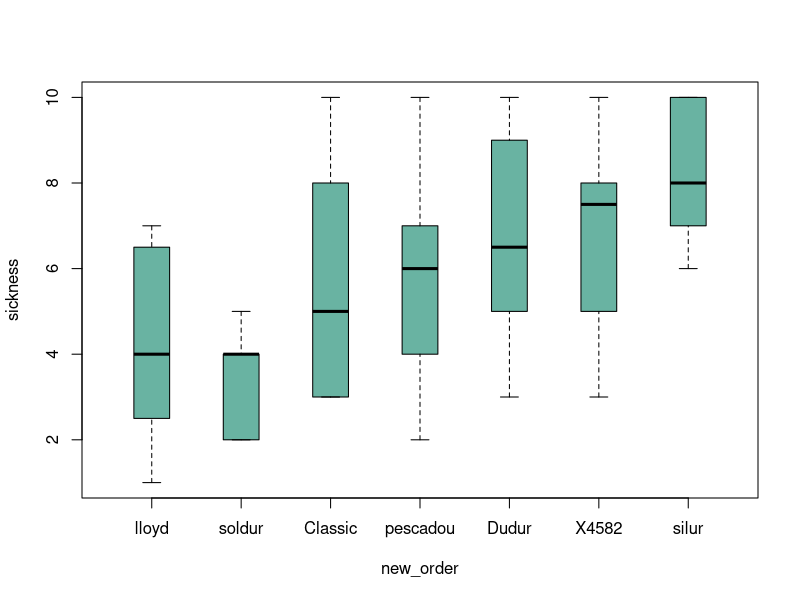
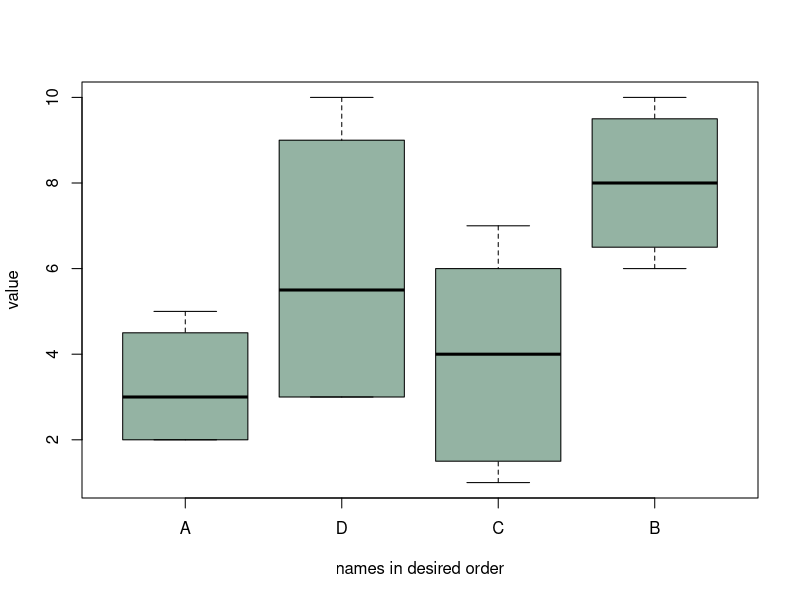
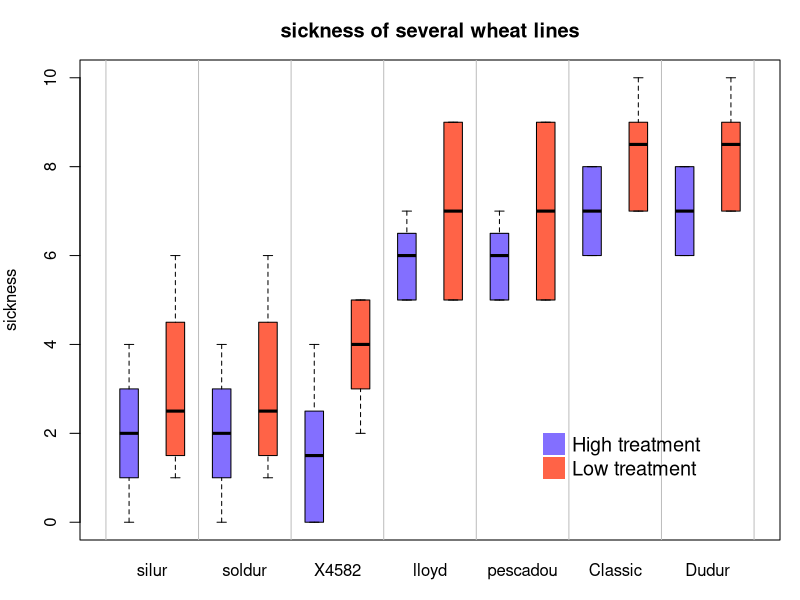

R code for these plots, in order: (Note: this script raises an error after producing the figures.)
## ---- chunk 1
knitr::opts_chunk$set( warning=FALSE, message=FALSE)
## ---- chunk 2
# Create data : 7 varieties / 20 samples per variety / a numeric value for each sample
variety <- rep( c("soldur", "silur", "lloyd", "pescadou", "X4582", "Dudur", "Classic"), each=20)
note <- c( sample(2:5, 20 , replace=T) , sample(6:10, 20 , replace=T),
        sample(1:7, 30 , replace=T), sample(3:10, 70 , replace=T) )
data <- data.frame(variety, note)
 
# Create a vector named "new_order" containing the desired order, and ask to boxplot using this vector !
new_order <- with(data, reorder(variety , note, median , na.rm=T))
 
# And draw the boxplot
boxplot(data$note ~ new_order , ylab="sickness" , col="#69b3a2", boxwex=0.4 , main="")
## ---- chunk 3
#Creating data 
names <- c(rep("A", 20) , rep("B", 20) , rep("C", 20), rep("D", 20))
value <- c( sample(2:5, 20 , replace=T) , sample(6:10, 20 , replace=T), 
       sample(1:7, 20 , replace=T), sample(3:10, 20 , replace=T) )
data <- data.frame(names,value)
 
# Classic boxplot (A-B-C-D order)
# boxplot(data$value ~ data$names)
 
# I reorder the groups order : I change the order of the factor data$names
data$names <- factor(data$names , levels=c("A", "D", "C", "B"))
 
#The plot is now ordered !
boxplot(data$value ~ data$names , col=rgb(0.3,0.5,0.4,0.6) , ylab="value" , 
    xlab="names in desired order")
## ---- chunk 4
variety <- rep( c("soldur", "silur", "lloyd", "pescadou", "X4582", "Dudur", "Classic"), each=40)
treatment <- rep(c(rep("high" , 20) , rep("low" , 20)) , 7)
note <- c( rep(c(sample(0:4, 20 , replace=T) , sample(1:6, 20 , replace=T)),2), 
          rep(c(sample(5:7, 20 , replace=T), sample(5:9, 20 , replace=T)),2), 
          c(sample(0:4, 20 , replace=T) , sample(2:5, 20 , replace=T), 
          rep(c(sample(6:8, 20 , replace=T) , sample(7:10, 20 , replace=T)),2) ))
data=data.frame(variety, treatment ,  note)
 
# Reorder varieties (group) (mixing low and high treatments for the calculations)
new_order <- with(data, reorder(variety , note, mean , na.rm=T))
 
# Then I make the boxplot, asking to use the 2 factors : variety (in the good order) AND treatment :
par(mar=c(3,4,3,1))
myplot <- boxplot(note ~ treatment*new_order , data=data  , 
        boxwex=0.4 , ylab="sickness",
        main="sickness of several wheat lines" , 
        col=c("slateblue1" , "tomato") ,  
        xaxt="n")
 
# To add the label of x axis
my_names <- sapply(strsplit(myplot$names , '\\.') , function(x) x[[2]] )
my_names <- my_names[seq(1 , length(my_names) , 2)]
axis(1, 
     at = seq(1.5 , 14 , 2), 
     labels = my_names , 
     tick=FALSE , cex=0.3)

# Add the grey vertical lines
for(i in seq(0.5 , 20 , 2)){ 
  abline(v=i,lty=1, col="grey")
  }
 
# Add a legend
legend("bottomright", legend = c("High treatment", "Low treatment"), 
       col=c("slateblue1" , "tomato"),
       pch = 15, bty = "n", pt.cex = 3, cex = 1.2,  horiz = F, inset = c(0.1, 0.1))
## ---- chunk 5
htmltools::includeHTML("htmlChunkRelatedDistribution.html")
